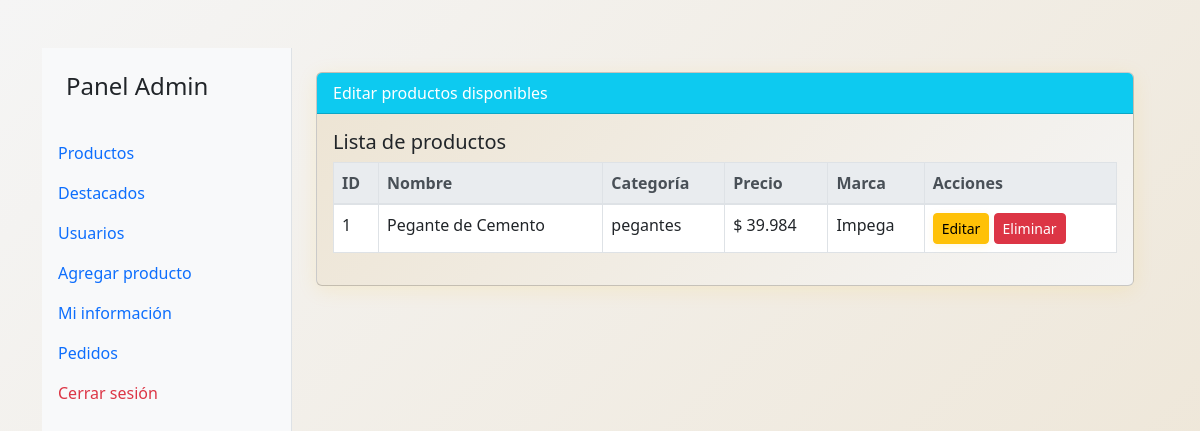
Page /admin_profile (signed in) on the committed database.
### app/models/productos.py (models this page shows, shortened)
class Producto(db.Model):
    id = db.Column(db.Integer, primary_key=True)
    nombre = db.Column(db.String(100), nullable=False)
    descripcion = db.Column(db.String(255), nullable=False)
    categoria = db.Column(db.String(50), nullable=False)
    precio = db.Column(db.Float, nullable=False)
    imagen = db.Column(db.String(255))
    presentacion = db.Column(db.String(100))
    marca = db.Column(db.String(100))
    destacado = db.Column(db.Boolean, default=False)
    stock = db.Column(db.Integer, nullable=False, default=0)  # Nuevo campo para el stock

### app/routes/auth.py (the view, shortened to what this page needs)
@bp.route('/admin_profile', methods=['GET', 'POST'])
@login_required
def admin_profile():
    user = current_user
    if user.role != 'admin':
        return redirect(url_for('auth.profile'))
    usuarios = Users.query.all()
    productos = Producto.query.all()
    categorias = Producto.query.with_entities(Producto.categoria).distinct().all()
    categorias = [c[0] for c in categorias if c[0]]
    from app.models.users import Order
    pedidos = Order.query.order_by(Order.created_at.desc()).all()
    return render_template('admin_dashboard.html', usuarios=usuarios, productos=productos, pedidos=pedidos, categorias=categorias, admin_info=True)

### app/templates/admin_dashboard.html (shortened to what this page needs)
<!DOCTYPE html>
<html lang="en">
<head>
    <link rel="stylesheet" href="https://stackpath.bootstrapcdn.com/bootstrap/4.5.2/css/bootstrap.min.css">
</head>
<body>
<div class="container mt-5">
    <div class="d-flex">
        <nav class="bg-light border-end" id="sidebar" style="width: 250px; min-height: 100vh;">
            <div class="sidebar-header p-4">
                <h4>Panel Admin</h4>
            </div>
            <ul class="nav flex-column">
                <li class="nav-item"><a class="nav-link" href="#productos" onclick="showSection('productos')">Productos</a></li>
                <li class="nav-item"><a class="nav-link" href="#destacados" onclick="showSection('destacados')">Destacados</a></li>
                <li class="nav-item"><a class="nav-link" href="#usuarios" onclick="showSection('usuarios')">Usuarios</a></li>
                <li class="nav-item"><a class="nav-link" href="#agregar" onclick="showSection('agregar')">Agregar producto</a></li>
                <li class="nav-item"><a class="nav-link" href="#admin_info" onclick="showSection('admin_info')">Mi información</a></li>
                <li class="nav-item"><a class="nav-link" href="#pedidos" onclick="showSection('pedidos')">Pedidos</a></li>
                <li class="nav-item"><a class="nav-link text-danger" href="{{ url_for('auth.logout') }}">Cerrar sesión</a></li>
            </ul>
        </nav>
    <div class="flex-grow-1 p-4" style="min-width:0;">
            <div id="productos" class="section">
                <div class="card mb-5">
                    <div class="card-header bg-info text-white">Editar productos disponibles</div>
                    <div class="card-body">
                        <h5>Lista de productos</h5>
                        <table class="table table-bordered table-hover">
                            <thead class="thead-light">
                                <tr>
                                    <th>ID</th>
                                    <th>Nombre</th>
                                    <th>Categoría</th>
                                    <th>Precio</th>
                                    <th>Marca</th>
                                    <th>Acciones</th>
                                </tr>
                            </thead>
                            <tbody>
                                {% for producto in productos %}
                                <tr>
                                    <td>{{ producto.id }}</td>
                                    <td>{{ producto.nombre }}</td>
                                    <td>{{ producto.categoria }}</td>
                                    <td>{{ producto.precio|cop }}</td>
                                    <td>{{ producto.marca or 'N/A' }}</td>
                                    <td>
                                        <a href="{{ url_for('productos.editar_producto', id=producto.id) }}" class="btn btn-warning btn-sm">Editar</a>
                                        <a href="{{ url_for('productos.eliminar_producto', id=producto.id) }}" class="btn btn-danger btn-sm" onclick="return confirm('¿Seguro que deseas eliminar este producto?');">Eliminar</a>
                                    </td>
                                </tr>
                                {% endfor %}
                            </tbody>
                        </table>
                    </div>
                </div>
            </div>
                {% set categorias = categorias %}
                {% include 'productos/agregar.html' %}
        </div>
    </div>
</div>
</body>
</html>

### app/static/main.css (style rules this page uses)
body { background: linear-gradient(135deg, #F5F5F5, #EDE4D3); font-family: 'Lato', 'Segoe UI', 'Roboto', Arial, sans-serif; color: #1A1A1A; line-height: 1.6; overflow-x: hidden; }
.btn-warning { font-weight: bold; border-radius: 1rem; box-shadow: 0 2px 8px rgba(255,193,7,0.12); transition: background 0.3s, color 0.3s; }
.category-card, .card { border-radius: 15px; background: linear-gradient(135deg, #EDE4D3, #F5F5F5); box-shadow: 0 4px 20px rgba(255, 193, 7, 0.12); border: 1px solid transparent; transition: box-shadow 0.3s ease, transform 0.3s ease, border-color 0.3s ease; }
.card-body, .category-card .card-body { padding: 24px; }

### rows in the picture
Producto: id "1", nombre "Pegante de Cemento", categoria "pegantes", precio|cop "$ 39.984", marca "Impega"
